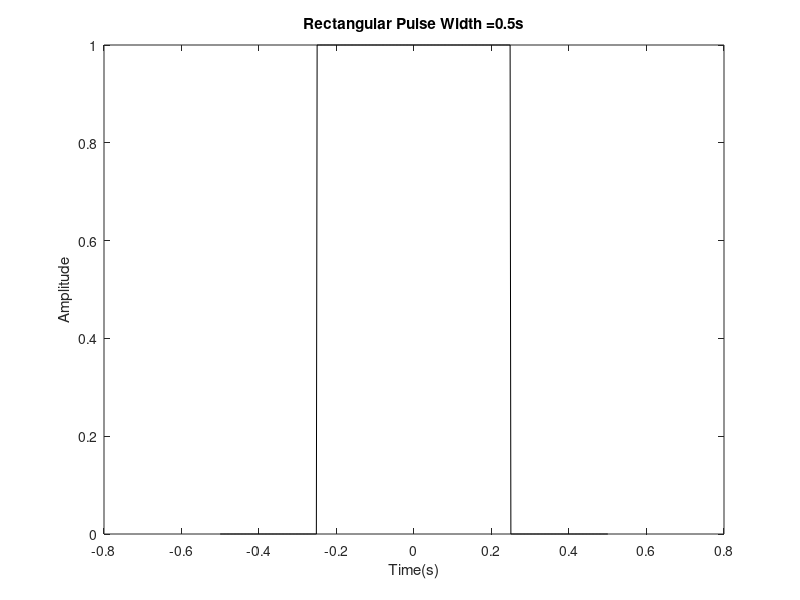

Here is the MATLAB script that generated this plot:
fs = 500;
T = 0.5;
t = -0.5 : 1/fs : 0.5;
x = rectpuls(t , T);
plot(t, x, 'k');
title(['Rectangular Pulse Width =', num2str(T), 's']);
xlabel('Time(s)');
ylabel('Amplitude');
